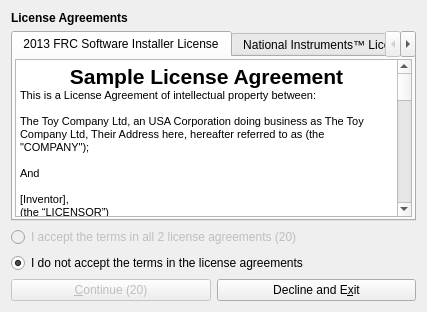
<?xml version="1.0" encoding="UTF-8"?>
<ui version="4.0">
 <class>LicenseAgreementsForm</class>
 <widget class="QWidget" name="LicenseAgreementsForm">
  <property name="geometry">
   <rect>
    <x>0</x>
    <y>0</y>
    <width>427</width>
    <height>312</height>
   </rect>
  </property>
  <property name="windowTitle">
   <string>Team 4067 - 2013 FRC Software Installer - License Agreements</string>
  </property>
  <layout class="QVBoxLayout" name="verticalLayout_2">
   <item>
    <widget class="QLabel" name="licenseAgreementPromptLbl">
     <property name="text">
      <string>&lt;html&gt;&lt;head/&gt;&lt;body&gt;&lt;p&gt;&lt;span style=&quot; font-weight:600;&quot;&gt;License Agreements&lt;/span&gt;&lt;/p&gt;&lt;/body&gt;&lt;/html&gt;</string>
     </property>
    </widget>
   </item>
   <item>
    <widget class="QTabWidget" name="licenseTabs">
     <property name="currentIndex">
      <number>0</number>
     </property>
     <widget class="QWidget" name="installerLicenseTab">
      <property name="sizePolicy">
       <sizepolicy hsizetype="Expanding" vsizetype="Expanding">
        <horstretch>0</horstretch>
        <verstretch>0</verstretch>
       </sizepolicy>
      </property>
      <attribute name="title">
       <string>2013 FRC Software Installer License</string>
      </attribute>
      <layout class="QHBoxLayout" name="horizontalLayout_2">
       <property name="margin">
        <number>2</number>
       </property>
       <item>
        <layout class="QVBoxLayout" name="installerLicenseLayout">
         <item>
          <widget class="QTextEdit" name="installerLicenseTxt">
           <property name="html">
            <string>&lt;!DOCTYPE HTML PUBLIC &quot;-//W3C//DTD HTML 4.0//EN&quot; &quot;http://www.w3.org/TR/REC-html40/strict.dtd&quot;&gt;
&lt;html&gt;&lt;head&gt;&lt;meta name=&quot;qrichtext&quot; content=&quot;1&quot; /&gt;&lt;style type=&quot;text/css&quot;&gt;
p, li { white-space: pre-wrap; }
&lt;/style&gt;&lt;/head&gt;&lt;body style=&quot; font-family:'MS Shell Dlg 2'; font-size:8.25pt; font-weight:400; font-style:normal;&quot;&gt;
&lt;p align=&quot;center&quot; style=&quot; margin-top:0px; margin-bottom:0px; margin-left:0px; margin-right:0px; -qt-block-indent:0; text-indent:0px;&quot;&gt;&lt;span style=&quot; font-size:16pt; font-weight:600;&quot;&gt;Sample License Agreement&lt;/span&gt;&lt;/p&gt;
&lt;p style=&quot; margin-top:0px; margin-bottom:0px; margin-left:0px; margin-right:0px; -qt-block-indent:0; text-indent:0px;&quot;&gt;&lt;span style=&quot; font-size:8pt;&quot;&gt;This is a License Agreement of intellectual property between:&lt;/span&gt;&lt;/p&gt;
&lt;p style=&quot;-qt-paragraph-type:empty; margin-top:0px; margin-bottom:0px; margin-left:0px; margin-right:0px; -qt-block-indent:0; text-indent:0px; font-size:8pt;&quot;&gt;&lt;br /&gt;&lt;/p&gt;
&lt;p style=&quot; margin-top:0px; margin-bottom:0px; margin-left:0px; margin-right:0px; -qt-block-indent:0; text-indent:0px;&quot;&gt;&lt;span style=&quot; font-size:8pt;&quot;&gt;The Toy Company Ltd, an USA Corporation doing business as The Toy Company Ltd, Their Address here, hereafter referred to as (the &amp;quot;COMPANY&amp;quot;);&lt;/span&gt;&lt;/p&gt;
&lt;p style=&quot;-qt-paragraph-type:empty; margin-top:0px; margin-bottom:0px; margin-left:0px; margin-right:0px; -qt-block-indent:0; text-indent:0px; font-size:8pt;&quot;&gt;&lt;br /&gt;&lt;/p&gt;
&lt;p style=&quot; margin-top:0px; margin-bottom:0px; margin-left:0px; margin-right:0px; -qt-block-indent:0; text-indent:0px;&quot;&gt;&lt;span style=&quot; font-size:8pt;&quot;&gt;And&lt;/span&gt;&lt;/p&gt;
&lt;p style=&quot;-qt-paragraph-type:empty; margin-top:0px; margin-bottom:0px; margin-left:0px; margin-right:0px; -qt-block-indent:0; text-indent:0px; font-size:8pt;&quot;&gt;&lt;br /&gt;&lt;/p&gt;
&lt;p style=&quot; margin-top:0px; margin-bottom:0px; margin-left:0px; margin-right:0px; -qt-block-indent:0; text-indent:0px;&quot;&gt;&lt;span style=&quot; font-size:8pt;&quot;&gt;[Inventor],&lt;/span&gt;&lt;/p&gt;
&lt;p style=&quot; margin-top:0px; margin-bottom:0px; margin-left:0px; margin-right:0px; -qt-block-indent:0; text-indent:0px;&quot;&gt;&lt;span style=&quot; font-size:8pt;&quot;&gt;(the “LICENSOR”)&lt;/span&gt;&lt;/p&gt;
&lt;p style=&quot;-qt-paragraph-type:empty; margin-top:0px; margin-bottom:0px; margin-left:0px; margin-right:0px; -qt-block-indent:0; text-indent:0px; font-size:8pt;&quot;&gt;&lt;br /&gt;&lt;/p&gt;
&lt;p style=&quot; margin-top:0px; margin-bottom:0px; margin-left:0px; margin-right:0px; -qt-block-indent:0; text-indent:0px;&quot;&gt;&lt;span style=&quot; font-size:8pt; font-weight:600;&quot;&gt;Grant:&lt;/span&gt;&lt;/p&gt;
&lt;p style=&quot; margin-top:0px; margin-bottom:0px; margin-left:0px; margin-right:0px; -qt-block-indent:0; text-indent:0px;&quot;&gt;&lt;span style=&quot; font-size:8pt;&quot;&gt;The LICENSOR hereby grants to the COMPANY the exclusive license for the invented product&lt;/span&gt;&lt;/p&gt;
&lt;p style=&quot; margin-top:0px; margin-bottom:0px; margin-left:0px; margin-right:0px; -qt-block-indent:0; text-indent:0px;&quot;&gt;&lt;span style=&quot; font-size:8pt;&quot;&gt;described in Schedule A (the &amp;quot;Licensed Item&amp;quot;) and to use the know how to: manufacture, sell, market and distribute the Licensed Item. For consideration of the grant, COMPANY shall pay royalties of 5% of the sales price of the item. Conditions for renewal are timely payment of royalties in excess of $1.00 per quarter.&lt;/span&gt;&lt;/p&gt;
&lt;p style=&quot;-qt-paragraph-type:empty; margin-top:0px; margin-bottom:0px; margin-left:0px; margin-right:0px; -qt-block-indent:0; text-indent:0px; font-size:8pt;&quot;&gt;&lt;br /&gt;&lt;/p&gt;
&lt;p style=&quot; margin-top:0px; margin-bottom:0px; margin-left:0px; margin-right:0px; -qt-block-indent:0; text-indent:0px;&quot;&gt;&lt;span style=&quot; font-size:8pt; font-weight:600;&quot;&gt;Payment of Royalties:&lt;/span&gt;&lt;/p&gt;
&lt;p style=&quot; margin-top:0px; margin-bottom:0px; margin-left:0px; margin-right:0px; -qt-block-indent:0; text-indent:0px;&quot;&gt;&lt;span style=&quot; font-size:8pt;&quot;&gt;Company will pay royalties within 31 days of the end of each quarter covering goods / each Licensed Item shipped during the quarter. Accompanying each royalty payment will be a list of accounts, which purchased the Licensed Item during that quarter and the amount of each sale. In the event of late payment, the COMPANY will pay interest on such delinquent amount at the rate per annum equal to 20%. Royalties will not be due for accounts, which have filed for bankruptcy or are insolvent or have not paid outstanding invoices for over 120 days and adjustments for these amounts may be made on subsequent royalty payments.&lt;/span&gt;&lt;/p&gt;
&lt;p style=&quot;-qt-paragraph-type:empty; margin-top:0px; margin-bottom:0px; margin-left:0px; margin-right:0px; -qt-block-indent:0; text-indent:0px; font-size:8pt;&quot;&gt;&lt;br /&gt;&lt;/p&gt;
&lt;p style=&quot; margin-top:0px; margin-bottom:0px; margin-left:0px; margin-right:0px; -qt-block-indent:0; text-indent:0px;&quot;&gt;&lt;span style=&quot; font-size:8pt; font-weight:600;&quot;&gt;Termination:&lt;/span&gt;&lt;/p&gt;
&lt;p style=&quot; margin-top:0px; margin-bottom:0px; margin-left:0px; margin-right:0px; -qt-block-indent:0; text-indent:0px;&quot;&gt;&lt;span style=&quot; font-size:8pt;&quot;&gt;In the event that COMPANY does not ship this item before Dec 31, 2999, all rights conveyed from this license to COMPANY are null and void and all rights revert back to OWNER. If the COMPANY should discontinue the manufacturing of the Licensed Item, or should the COMPANY terminate its business or enter into liquidation, then all rights to said Licensed Item shall revert back to the OWNER forthwith.&lt;/span&gt;&lt;/p&gt;
&lt;p style=&quot;-qt-paragraph-type:empty; margin-top:0px; margin-bottom:0px; margin-left:0px; margin-right:0px; -qt-block-indent:0; text-indent:0px; font-size:8pt;&quot;&gt;&lt;br /&gt;&lt;/p&gt;
&lt;p style=&quot; margin-top:0px; margin-bottom:0px; margin-left:0px; margin-right:0px; -qt-block-indent:0; text-indent:0px;&quot;&gt;&lt;span style=&quot; font-size:8pt; font-weight:600;&quot;&gt;Warranties:&lt;/span&gt;&lt;/p&gt;
&lt;p style=&quot; margin-top:0px; margin-bottom:0px; margin-left:0px; margin-right:0px; -qt-block-indent:0; text-indent:0px;&quot;&gt;&lt;span style=&quot; font-size:8pt;&quot;&gt;The Company represents and warrants to the Licensor that: (i) this Agreement constitutes the legal, valid and binding obligation of the Company enforceable against the Company in accordance with its terms and (ii) products based upon the Licensed Item will be of good quality in design material and workmanship and will be manufactured, sold and distributed in accordance with applicable laws and regulations.&lt;/span&gt;&lt;/p&gt;
&lt;p style=&quot;-qt-paragraph-type:empty; margin-top:0px; margin-bottom:0px; margin-left:0px; margin-right:0px; -qt-block-indent:0; text-indent:0px; font-size:8pt;&quot;&gt;&lt;br /&gt;&lt;/p&gt;
&lt;p style=&quot; margin-top:0px; margin-bottom:0px; margin-left:0px; margin-right:0px; -qt-block-indent:0; text-indent:0px;&quot;&gt;&lt;span style=&quot; font-size:8pt;&quot;&gt;The Inventor/Licensor warrants that the subject of the license is original work and is wholely owned concept by the inventor and indemnifies licensee against claims from competing claims of ownership to the intellectual property, which is the subject of this license.&lt;/span&gt;&lt;/p&gt;
&lt;p style=&quot;-qt-paragraph-type:empty; margin-top:0px; margin-bottom:0px; margin-left:0px; margin-right:0px; -qt-block-indent:0; text-indent:0px; font-size:8pt;&quot;&gt;&lt;br /&gt;&lt;/p&gt;
&lt;p style=&quot; margin-top:0px; margin-bottom:0px; margin-left:0px; margin-right:0px; -qt-block-indent:0; text-indent:0px;&quot;&gt;&lt;span style=&quot; font-size:8pt; font-weight:600;&quot;&gt;Indemnity:&lt;/span&gt;&lt;/p&gt;
&lt;p style=&quot; margin-top:0px; margin-bottom:0px; margin-left:0px; margin-right:0px; -qt-block-indent:0; text-indent:0px;&quot;&gt;&lt;span style=&quot; font-size:8pt;&quot;&gt;The Company shall indemnify and hold the Licensor, Inventor and Owner harmless from any claim, action, proceeding or judgment and all costs associated with same.&lt;/span&gt;&lt;/p&gt;&lt;/body&gt;&lt;/html&gt;</string>
           </property>
          </widget>
         </item>
        </layout>
       </item>
      </layout>
     </widget>
     <widget class="QWidget" name="otherLicenseTab">
      <attribute name="title">
       <string>National Instruments™ License</string>
      </attribute>
      <layout class="QVBoxLayout" name="verticalLayout_5">
       <property name="margin">
        <number>2</number>
       </property>
       <item>
        <layout class="QVBoxLayout" name="otherLicenseLayout">
         <item>
          <widget class="QTextEdit" name="otherLicenseTxt">
           <property name="html">
            <string>&lt;!DOCTYPE HTML PUBLIC &quot;-//W3C//DTD HTML 4.0//EN&quot; &quot;http://www.w3.org/TR/REC-html40/strict.dtd&quot;&gt;
&lt;html&gt;&lt;head&gt;&lt;meta name=&quot;qrichtext&quot; content=&quot;1&quot; /&gt;&lt;style type=&quot;text/css&quot;&gt;
p, li { white-space: pre-wrap; }
&lt;/style&gt;&lt;/head&gt;&lt;body style=&quot; font-family:'MS Shell Dlg 2'; font-size:8.25pt; font-weight:400; font-style:normal;&quot;&gt;
&lt;p align=&quot;center&quot; style=&quot; margin-top:0px; margin-bottom:0px; margin-left:0px; margin-right:0px; -qt-block-indent:0; text-indent:0px;&quot;&gt;&lt;span style=&quot; font-size:16pt; font-weight:600;&quot;&gt;Sample License Agreement 2&lt;/span&gt;&lt;/p&gt;
&lt;p style=&quot; margin-top:0px; margin-bottom:0px; margin-left:0px; margin-right:0px; -qt-block-indent:0; text-indent:0px;&quot;&gt;&lt;span style=&quot; font-size:8pt;&quot;&gt;This is a License Agreement of intellectual property between:&lt;/span&gt;&lt;/p&gt;
&lt;p style=&quot;-qt-paragraph-type:empty; margin-top:0px; margin-bottom:0px; margin-left:0px; margin-right:0px; -qt-block-indent:0; text-indent:0px; font-size:8pt;&quot;&gt;&lt;br /&gt;&lt;/p&gt;
&lt;p style=&quot; margin-top:0px; margin-bottom:0px; margin-left:0px; margin-right:0px; -qt-block-indent:0; text-indent:0px;&quot;&gt;&lt;span style=&quot; font-size:8pt;&quot;&gt;The Toy Company Ltd, an USA Corporation doing business as The Toy Company Ltd, Their Address here, hereafter referred to as (the &amp;quot;COMPANY&amp;quot;);&lt;/span&gt;&lt;/p&gt;
&lt;p style=&quot;-qt-paragraph-type:empty; margin-top:0px; margin-bottom:0px; margin-left:0px; margin-right:0px; -qt-block-indent:0; text-indent:0px; font-size:8pt;&quot;&gt;&lt;br /&gt;&lt;/p&gt;
&lt;p style=&quot; margin-top:0px; margin-bottom:0px; margin-left:0px; margin-right:0px; -qt-block-indent:0; text-indent:0px;&quot;&gt;&lt;span style=&quot; font-size:8pt;&quot;&gt;And&lt;/span&gt;&lt;/p&gt;
&lt;p style=&quot;-qt-paragraph-type:empty; margin-top:0px; margin-bottom:0px; margin-left:0px; margin-right:0px; -qt-block-indent:0; text-indent:0px; font-size:8pt;&quot;&gt;&lt;br /&gt;&lt;/p&gt;
&lt;p style=&quot; margin-top:0px; margin-bottom:0px; margin-left:0px; margin-right:0px; -qt-block-indent:0; text-indent:0px;&quot;&gt;&lt;span style=&quot; font-size:8pt;&quot;&gt;[Inventor],&lt;/span&gt;&lt;/p&gt;
&lt;p style=&quot; margin-top:0px; margin-bottom:0px; margin-left:0px; margin-right:0px; -qt-block-indent:0; text-indent:0px;&quot;&gt;&lt;span style=&quot; font-size:8pt;&quot;&gt;(the “LICENSOR”)&lt;/span&gt;&lt;/p&gt;
&lt;p style=&quot;-qt-paragraph-type:empty; margin-top:0px; margin-bottom:0px; margin-left:0px; margin-right:0px; -qt-block-indent:0; text-indent:0px; font-size:8pt;&quot;&gt;&lt;br /&gt;&lt;/p&gt;
&lt;p style=&quot; margin-top:0px; margin-bottom:0px; margin-left:0px; margin-right:0px; -qt-block-indent:0; text-indent:0px;&quot;&gt;&lt;span style=&quot; font-size:8pt; font-weight:600;&quot;&gt;Grant:&lt;/span&gt;&lt;/p&gt;
&lt;p style=&quot; margin-top:0px; margin-bottom:0px; margin-left:0px; margin-right:0px; -qt-block-indent:0; text-indent:0px;&quot;&gt;&lt;span style=&quot; font-size:8pt;&quot;&gt;The LICENSOR hereby grants to the COMPANY the exclusive license for the invented product&lt;/span&gt;&lt;/p&gt;
&lt;p style=&quot; margin-top:0px; margin-bottom:0px; margin-left:0px; margin-right:0px; -qt-block-indent:0; text-indent:0px;&quot;&gt;&lt;span style=&quot; font-size:8pt;&quot;&gt;described in Schedule A (the &amp;quot;Licensed Item&amp;quot;) and to use the know how to: manufacture, sell, market and distribute the Licensed Item. For consideration of the grant, COMPANY shall pay royalties of 5% of the sales price of the item. Conditions for renewal are timely payment of royalties in excess of $1.00 per quarter.&lt;/span&gt;&lt;/p&gt;
&lt;p style=&quot;-qt-paragraph-type:empty; margin-top:0px; margin-bottom:0px; margin-left:0px; margin-right:0px; -qt-block-indent:0; text-indent:0px; font-size:8pt;&quot;&gt;&lt;br /&gt;&lt;/p&gt;
&lt;p style=&quot; margin-top:0px; margin-bottom:0px; margin-left:0px; margin-right:0px; -qt-block-indent:0; text-indent:0px;&quot;&gt;&lt;span style=&quot; font-size:8pt; font-weight:600;&quot;&gt;Payment of Royalties:&lt;/span&gt;&lt;/p&gt;
&lt;p style=&quot; margin-top:0px; margin-bottom:0px; margin-left:0px; margin-right:0px; -qt-block-indent:0; text-indent:0px;&quot;&gt;&lt;span style=&quot; font-size:8pt;&quot;&gt;Company will pay royalties within 31 days of the end of each quarter covering goods / each Licensed Item shipped during the quarter. Accompanying each royalty payment will be a list of accounts, which purchased the Licensed Item during that quarter and the amount of each sale. In the event of late payment, the COMPANY will pay interest on such delinquent amount at the rate per annum equal to 20%. Royalties will not be due for accounts, which have filed for bankruptcy or are insolvent or have not paid outstanding invoices for over 120 days and adjustments for these amounts may be made on subsequent royalty payments.&lt;/span&gt;&lt;/p&gt;
&lt;p style=&quot;-qt-paragraph-type:empty; margin-top:0px; margin-bottom:0px; margin-left:0px; margin-right:0px; -qt-block-indent:0; text-indent:0px; font-size:8pt;&quot;&gt;&lt;br /&gt;&lt;/p&gt;
&lt;p style=&quot; margin-top:0px; margin-bottom:0px; margin-left:0px; margin-right:0px; -qt-block-indent:0; text-indent:0px;&quot;&gt;&lt;span style=&quot; font-size:8pt; font-weight:600;&quot;&gt;Termination:&lt;/span&gt;&lt;/p&gt;
&lt;p style=&quot; margin-top:0px; margin-bottom:0px; margin-left:0px; margin-right:0px; -qt-block-indent:0; text-indent:0px;&quot;&gt;&lt;span style=&quot; font-size:8pt;&quot;&gt;In the event that COMPANY does not ship this item before Dec 31, 2999, all rights conveyed from this license to COMPANY are null and void and all rights revert back to OWNER. If the COMPANY should discontinue the manufacturing of the Licensed Item, or should the COMPANY terminate its business or enter into liquidation, then all rights to said Licensed Item shall revert back to the OWNER forthwith.&lt;/span&gt;&lt;/p&gt;
&lt;p style=&quot;-qt-paragraph-type:empty; margin-top:0px; margin-bottom:0px; margin-left:0px; margin-right:0px; -qt-block-indent:0; text-indent:0px; font-size:8pt;&quot;&gt;&lt;br /&gt;&lt;/p&gt;
&lt;p style=&quot; margin-top:0px; margin-bottom:0px; margin-left:0px; margin-right:0px; -qt-block-indent:0; text-indent:0px;&quot;&gt;&lt;span style=&quot; font-size:8pt; font-weight:600;&quot;&gt;Warranties:&lt;/span&gt;&lt;/p&gt;
&lt;p style=&quot; margin-top:0px; margin-bottom:0px; margin-left:0px; margin-right:0px; -qt-block-indent:0; text-indent:0px;&quot;&gt;&lt;span style=&quot; font-size:8pt;&quot;&gt;The Company represents and warrants to the Licensor that: (i) this Agreement constitutes the legal, valid and binding obligation of the Company enforceable against the Company in accordance with its terms and (ii) products based upon the Licensed Item will be of good quality in design material and workmanship and will be manufactured, sold and distributed in accordance with applicable laws and regulations.&lt;/span&gt;&lt;/p&gt;
&lt;p style=&quot;-qt-paragraph-type:empty; margin-top:0px; margin-bottom:0px; margin-left:0px; margin-right:0px; -qt-block-indent:0; text-indent:0px; font-size:8pt;&quot;&gt;&lt;br /&gt;&lt;/p&gt;
&lt;p style=&quot; margin-top:0px; margin-bottom:0px; margin-left:0px; margin-right:0px; -qt-block-indent:0; text-indent:0px;&quot;&gt;&lt;span style=&quot; font-size:8pt;&quot;&gt;The Inventor/Licensor warrants that the subject of the license is original work and is wholely owned concept by the inventor and indemnifies licensee against claims from competing claims of ownership to the intellectual property, which is the subject of this license.&lt;/span&gt;&lt;/p&gt;
&lt;p style=&quot;-qt-paragraph-type:empty; margin-top:0px; margin-bottom:0px; margin-left:0px; margin-right:0px; -qt-block-indent:0; text-indent:0px; font-size:8pt;&quot;&gt;&lt;br /&gt;&lt;/p&gt;
&lt;p style=&quot; margin-top:0px; margin-bottom:0px; margin-left:0px; margin-right:0px; -qt-block-indent:0; text-indent:0px;&quot;&gt;&lt;span style=&quot; font-size:8pt; font-weight:600;&quot;&gt;Indemnity:&lt;/span&gt;&lt;/p&gt;
&lt;p style=&quot; margin-top:0px; margin-bottom:0px; margin-left:0px; margin-right:0px; -qt-block-indent:0; text-indent:0px;&quot;&gt;&lt;span style=&quot; font-size:8pt;&quot;&gt;The Company shall indemnify and hold the Licensor, Inventor and Owner harmless from any claim, action, proceeding or judgment and all costs associated with same.&lt;/span&gt;&lt;/p&gt;&lt;/body&gt;&lt;/html&gt;</string>
           </property>
          </widget>
         </item>
        </layout>
       </item>
      </layout>
     </widget>
    </widget>
   </item>
   <item>
    <layout class="QVBoxLayout" name="radioBtnLayout">
     <item>
      <widget class="QRadioButton" name="acceptRadioBtn">
       <property name="enabled">
        <bool>false</bool>
       </property>
       <property name="text">
        <string>I accept the terms in all 2 license agreements (20)</string>
       </property>
      </widget>
     </item>
     <item>
      <widget class="QRadioButton" name="declineRadioBtn">
       <property name="text">
        <string>I do not accept the terms in the license agreements</string>
       </property>
       <property name="checked">
        <bool>true</bool>
       </property>
      </widget>
     </item>
    </layout>
   </item>
   <item>
    <layout class="QHBoxLayout" name="buttonLayout">
     <item>
      <widget class="QPushButton" name="continueBtn">
       <property name="enabled">
        <bool>false</bool>
       </property>
       <property name="text">
        <string>&amp;Continue (20)</string>
       </property>
      </widget>
     </item>
     <item>
      <widget class="QPushButton" name="declineExitBtn">
       <property name="text">
        <string>Decline and E&amp;xit</string>
       </property>
      </widget>
     </item>
    </layout>
   </item>
  </layout>
 </widget>
 <resources/>
 <connections/>
</ui>
